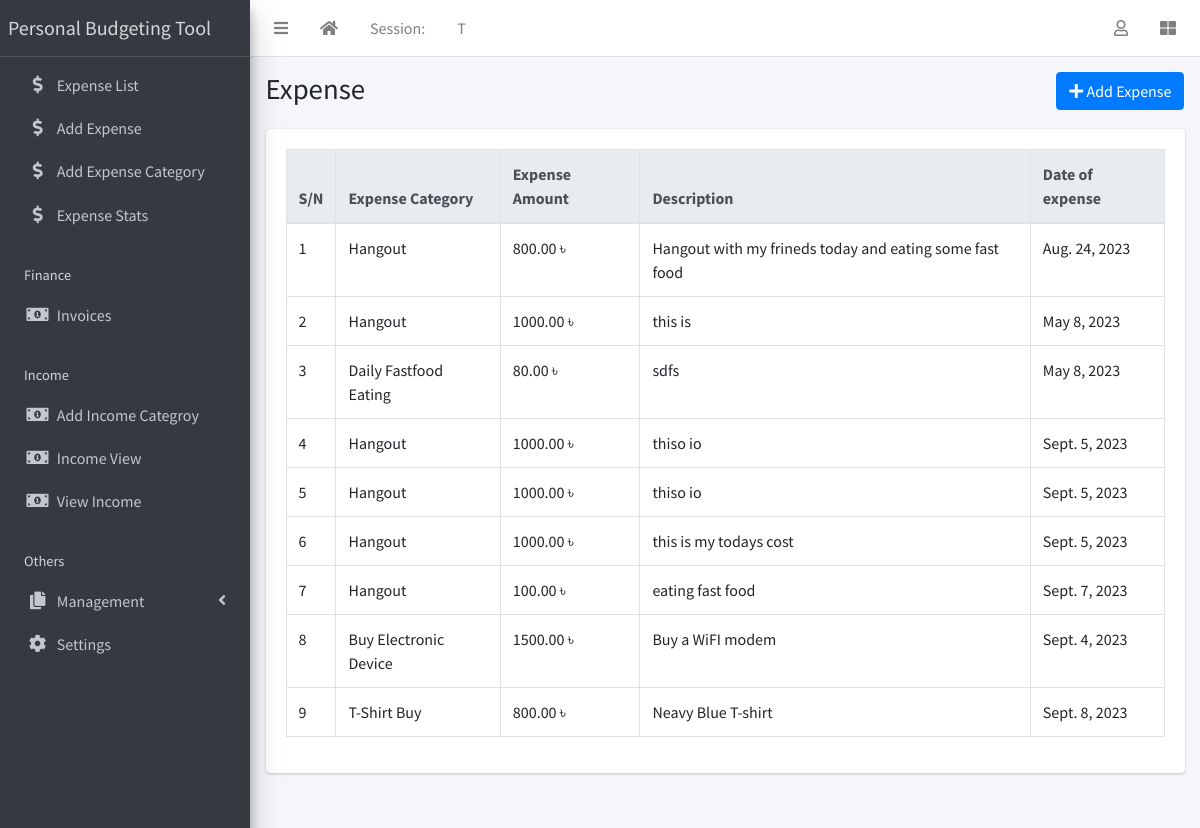
Before: /expense/expense_list (signed in) with the older database file.
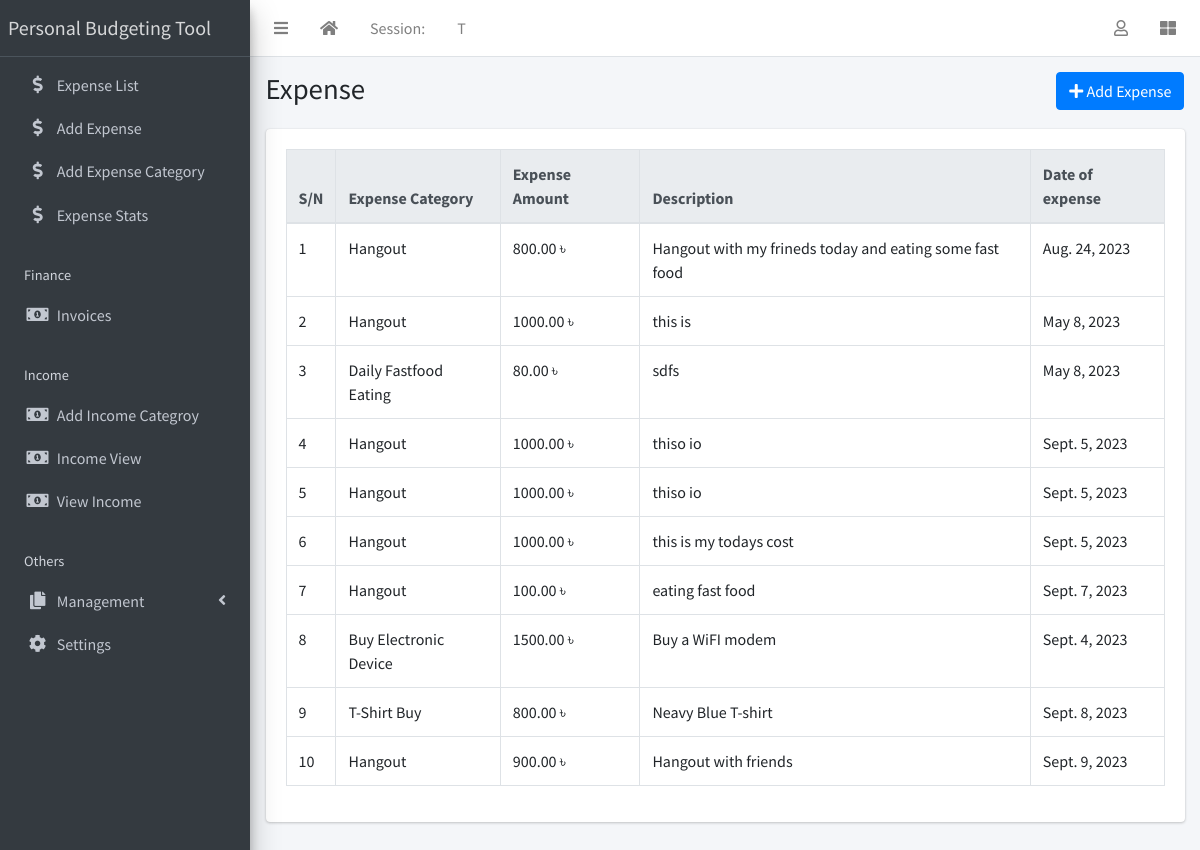
After: the same page with the newer database file.
### Expense_Tracker/models.py (models this page shows, shortened)
class Expense(models.Model):
    user = models.ForeignKey(User,on_delete=models.CASCADE)
    category = models.ForeignKey(Expence_category,on_delete=models.SET_NULL,null=True,blank=True)
    amount = models.DecimalField(max_digits=10,decimal_places=2)
    date = models.DateField()
    description = models.TextField()
    created_at = models.DateTimeField(auto_now_add=True)
    updated_at = models.DateTimeField(auto_now=True)

class Expence_category(models.Model):
    user = models.ForeignKey(User,on_delete=models.CASCADE)
    category_name = models.CharField(max_length=150)
    budget_goal = models.DecimalField(max_digits=10,decimal_places=2,null=True,blank=True)
    created_at = models.DateTimeField(auto_now_add=True)
    updated_at = models.DateTimeField(auto_now=True)
    def __str__(self):
        return self.category_name

### Expense_Tracker/views.py (the view)
# urls.py: path('expense_list',ExpenseListView.as_view(),name='expense_list'),
class ExpenseListView(LoginRequiredMixin,ListView):
    template_name = 'expense_list.html'
    def get(self, request):
        expenses = Expense.objects.filter(user=request.user)
        return render(request, self.template_name, {'expenses': expenses})

### Expense_Tracker/templates/expense_list.html (shortened to what this page needs)
{% extends 'base.html' %}
{% block title %}Expense{% endblock title %}
{% block breadcrumb %}
<a class="btn btn-primary" href="{% url 'add_expense' %}"><i
    class="fas fa-plus"></i> Add Expense</a>
{% endblock breadcrumb %}
{% block content %}
  <div class="table-responsive">
    <table id="expensetable" class="table table-bordered table-hover" data-page-length='100'>
      <thead class="thead-light">
        <tr>
          <th>S/N</th>
          <th>Expense Category</th>
          <th>Expense Amount</th>
          <th>Description</th>
          <th>Date of expense</th>
        </tr>
      </thead>
      <tbody>
        {% for expense in expenses %}
          <tr class='clickable-row' data-href="#">
            <td>{{ forloop.counter}}</td>
            <td>{{ expense.category }}</td>
            <td>{{ expense.amount}} ৳</td>
            <td>{{ expense.description }}</td>
            <td>{{ expense.date }}</td>
          </tr>
        {% endfor %}
      </tbody>
    </table>
  </div>
{% endblock content %}

Changed rows visible on the page:
added Expense: category "Hangout", amount "900.00", description "Hangout with friends", date "Sept. 9, 2023"
